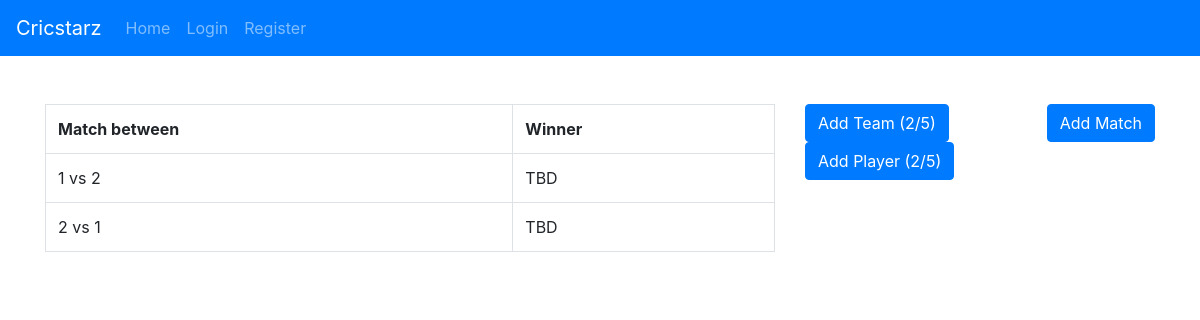
Screenshot of /tournaments/view/3/ with the database file from the repository.
### matchs/models.py (models this page shows, shortened)
class Match(models.Model):
    team1 = models.ForeignKey(Team, on_delete=models.PROTECT, related_name="team1")
    team2 = models.ForeignKey(Team, on_delete=models.PROTECT, related_name="team2")
    tournament = models.ForeignKey(Tournament, on_delete=models.PROTECT)
    winner = models.ForeignKey(Team, on_delete=models.PROTECT, related_name="winner", null=True)

### teams/models.py (models this page shows, shortened)
class Team(models.Model):
    name = models.CharField("Team Name", max_length=128)
    runs = models.IntegerField(verbose_name="Total Runs Scored by Team", default=0)
    fours = models.IntegerField(verbose_name="Total Fours by Team", default=0)
    sixes = models.IntegerField(verbose_name="Total Sixes by Team", default=0)
    wides = models.IntegerField(verbose_name="Total Wides Thrown by Team", default=0)
    noballs = models.IntegerField(verbose_name="Total No Balls by Team", default=0)
    matcheswon = models.IntegerField(verbose_name="Total Matches Won by Team", default=0)
    tournament = models.ForeignKey(Tournament, on_delete=models.CASCADE)

### tournament/models.py (models this page shows, shortened)
class Tournament(models.Model):
    name = models.CharField(max_length=128, unique=True, validators=[MinLengthValidator(2,'Minimum 2 Characters required')])
    no_of_overs = models.IntegerField()
    no_of_teams = models.IntegerField()
    no_of_players = models.IntegerField("No. of players per team", default=0)
    user = models.ForeignKey(User, on_delete=models.CASCADE)
    start_date_time = models.DateTimeField(verbose_name="Start Date and Time")
    end_date_time = models.DateTimeField(verbose_name="End Date and Time")
    venue = models.CharField(max_length=128)

### tournament/views.py (the view)
# urls.py: path('view/<int:pk>/', views.TournamentDetailView.as_view(), name='detail'),
class TournamentDetailView(DetailView):
    model = Tournament
    template_name = "tournament/tournament_view.html"
    def get_context_data(self, **kwargs):
        context = super().get_context_data(**kwargs)
        context['match_list'] = Match.objects.filter(tournament=kwargs.get('object'))
        context['teamscount'] = Team.objects.filter(tournament=kwargs.get('object')).count()
        context['playercount'] = Player.objects.filter(tournament=kwargs.get('object')).count()
        return context

### tournament/templates/tournament/tournament_view.html
{% extends 'menu.html' %}
{% block content %}
    <div class="row">
        <div class="col-8">
            <table class="table table-bordered table-hover">
            <tr>
                <th scope="col">Match between</th>
                <th scope="col">Winner</th>
            </tr>
            {% for match in match_list %}
                <tr>
                    <td>
                        {{ match.team1.name }} vs {{ match.team2.name }}
                    </td>
                    <td>
                        {% if match.winner and match.winner == match.team1 or match.winner == match.team1 %}
                            {{ match.winner.name }}
                        {% else %}
                            TBD
                        {% endif %}
                    </td>
                </tr>
            {% endfor %}
            </table>
        </div>
        <div class="col-4">
            {% if teamscount < tournament.no_of_teams %}
                <button class="btn btn-primary" onclick="window.location.href='{% url 'teams:addteam' tournament.id %}'">Add Team ({{ teamscount }}/{{ tournament.no_of_teams }})</button>
            {% endif %}
                <button class="btn btn-primary" style="float: right;" onclick="window.location.href='{% url 'match:addmatch' tournament.id %}'">Add Match</button>
            {% if playercount < tournament.no_of_players %}
                <button class="btn btn-primary" onclick="window.location.href='{% url 'players:addplayer' tournament.id %}'">Add Player ({{ playercount }}/{{ tournament.no_of_players }})</button>
            {% endif %}
        </div>
    </div>
{% endblock content %}

### rows the page displays
Match: team1.name "1", team2.name "2", shows "TBD"
Match: team1.name "2", team2.name "1", shows "TBD"
Tournament: no_of_teams "5", no_of_players "5"

### other values shown
{{ teamscount }} "2"
{{ playercount }} "2"
